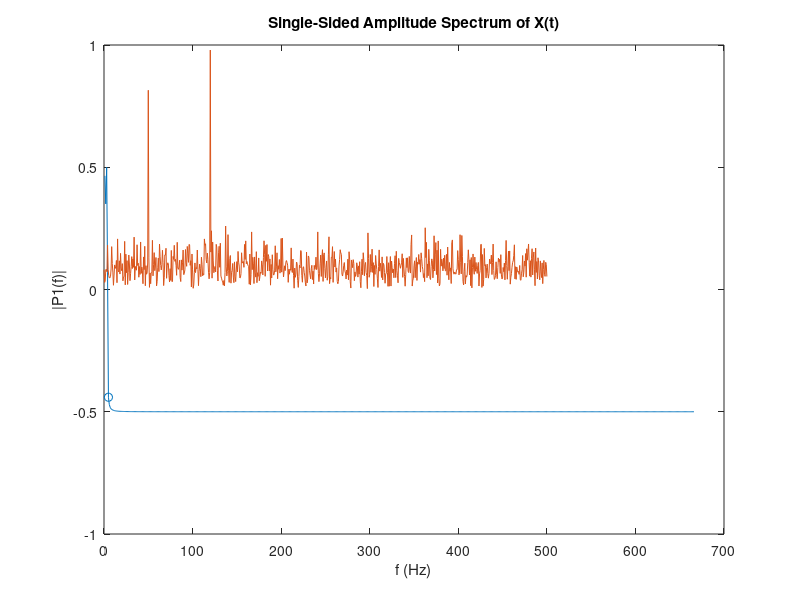

MATLAB code to generate this figure:
%% Pulse Bandwidth Calculations (THIS IS INCORRECT!!)
sample_period = 2e-6;
duration = 2664e-6;
n = floor(duration/sample_period);
pulse_waveform = sinc(linspace(-pi,pi,n));

freq_bin = 1/(sample_period*n);

f = abs(fft(pulse_waveform));
f = f./max(f) - 0.5;

f = f(1:numel(f)/2);

for i = 1:numel(f)-1
    if f(i) >= 0 && f(i+1) < 0
        break
    end
    if i==numel(f)-1
        error("zero-crossing not found");
    end
end
index = i+1; % measure based on below 50%


plot(f);hold on;
scatter(index,f(index))

bandwidth = (index-1)*freq_bin;

%%

Fs = 1000;            % Sampling frequency                    
T = 1/Fs;             % Sampling period       
L = 1500;             % Length of signal
t = (0:L-1)*T;        % Time vector

S = 0.7*sin(2*pi*50*t) + sin(2*pi*120*t);

X = S + 2*randn(size(t));

Y = fft(X);
%Compute the two-sided spectrum P2. Then compute the single-sided spectrum P1 based on P2 and the even-valued signal length L.

P2 = abs(Y/L);
P1 = P2(1:L/2+1);
P1(2:end-1) = 2*P1(2:end-1);
%Define the frequency domain f and plot the single-sided amplitude spectrum P1. The amplitudes are not exactly at 0.7 and 1, as expected, because of the added noise. On average, longer signals produce better frequency approximations.

f = Fs*(0:(L/2))/L;
plot(f,P1) 
title("Single-Sided Amplitude Spectrum of X(t)")
xlabel("f (Hz)")
ylabel("|P1(f)|")